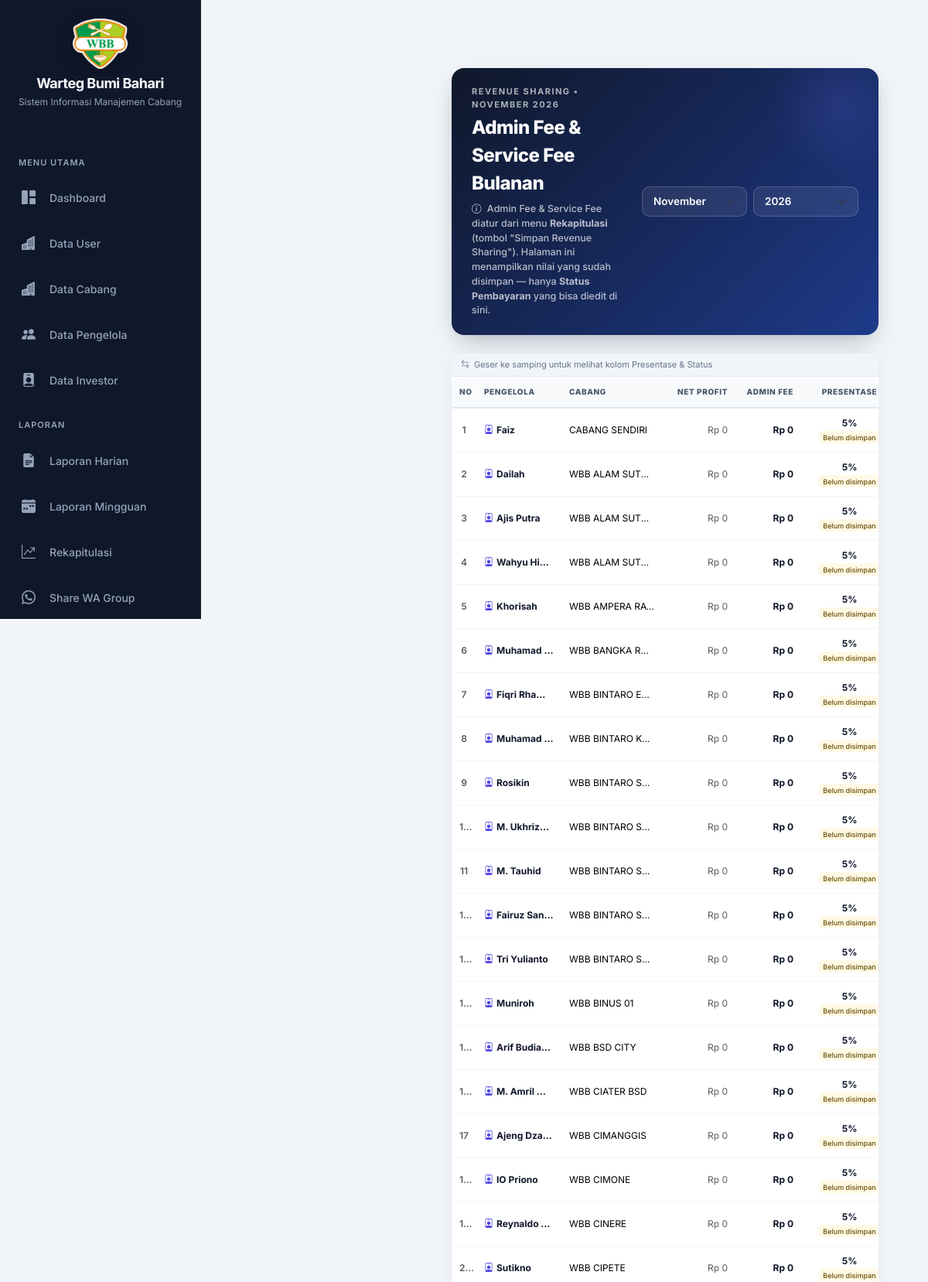
Page /admin_pusat/revenue_sharing.php (signed in, upper part) on the committed database.
### tables this page shows
CREATE TABLE `cabang` (
  `id_cabang` int(11) NOT NULL AUTO_INCREMENT,
  `id_wa_grup` int(11) DEFAULT NULL,
  `nama_cabang` varchar(100) DEFAULT NULL,
  `alamat` text DEFAULT NULL,
  `no_telp` varchar(20) NOT NULL,
  `nama_pengelola` varchar(20) NOT NULL,
  `no_rekening_cabang` varchar(50) DEFAULT NULL,
  `atas_nama_cabang` varchar(100) DEFAULT NULL,
  `tipe_outlet` enum('Small','Medium','Large','Extra Large') DEFAULT NULL,
  `nama_bank_cabang` varchar(50) DEFAULT NULL,
  `id_investor` int(11) DEFAULT NULL,
  PRIMARY KEY (`id_cabang`),
  KEY `id_investor` (`id_investor`),
  KEY `idx_cabang_wa_grup` (`id_wa_grup`),
  CONSTRAINT `cabang_ibfk_1` FOREIGN KEY (`id_investor`) REFERENCES `investor` (`id_investor`) ON DELETE SET NULL
);

### config/koneksi.php (called while the page is built, shortened)
<?php
if (!function_exists('h')) {
    function h($string): string
    {
        return htmlspecialchars((string) ($string ?? ''), ENT_QUOTES, 'UTF-8');
    }
}
if (!function_exists('nama_bulan_id')) {
    function nama_bulan_id(int $bulan): string
    {
        $nama = [
            1 => 'Januari', 2 => 'Februari', 3 => 'Maret', 4 => 'April',
            5 => 'Mei', 6 => 'Juni', 7 => 'Juli', 8 => 'Agustus',
            9 => 'September', 10 => 'Oktober', 11 => 'November', 12 => 'Desember',
        ];
        return $nama[$bulan] ?? '-';
    }
}
if (!function_exists('tahun_data_paling_lama')) {
    function tahun_data_paling_lama(mysqli $conn): int
    {
        static $tahun = null;
        if ($tahun === null) {
            $res = $conn->query("SELECT MIN(YEAR(tanggal)) AS th FROM laporan_cabang");
            $th = $res ? $res->fetch_assoc()['th'] : null;
            $tahun = $th ? (int) $th : ((int) date('Y') - 3);
        }
        return $tahun;
    }
}
if (!function_exists('anchor_periode')) {
    function anchor_periode(string $tgl_akhir_periode): string
    {
        $hari_ini = date('Y-m-d');
        return $tgl_akhir_periode < $hari_ini ? $tgl_akhir_periode : $hari_ini;
    }
}
if (!function_exists('pengelola_pada_tanggal')) {
    function pengelola_pada_tanggal(mysqli $conn, int $id_cabang, string $tanggal): string
    {
        $stmt = $conn->prepare("
            SELECT nama_pengelola FROM pengelola
            WHERE id_cabang = ? AND tgl_mulai <= ? AND (tgl_selesai IS NULL OR tgl_selesai >= ?)
            ORDER BY tgl_mulai DESC LIMIT 1
        ");
        $stmt->bind_param('iss', $id_cabang, $tanggal, $tanggal);
        $stmt->execute();
        $nama = $stmt->get_result()->fetch_assoc()['nama_pengelola'] ?? null;
        if ($nama) {
            return $nama;
        }
        $stmt = $conn->prepare('SELECT nama_pengelola FROM cabang WHERE id_cabang = ?');
        $stmt->bind_param('i', $id_cabang);
        $stmt->execute();
        $fallback = $stmt->get_result()->fetch_assoc()['nama_pengelola'] ?? null;
        return $fallback ?: '-';
    }
}

### admin_pusat/revenue_sharing.php (the view, shortened to what this page needs)
<?php
require '../config/koneksi.php';
include 'sidebar_pusat.php';
$sel_tahun = (int) ($_GET['tahun'] ?? date('Y'));
$sel_bulan = (int) ($_GET['bulan'] ?? date('n'));
$nama_periode = nama_bulan_id($sel_bulan) . ' ' . $sel_tahun;
$akhir_periode  = date('Y-m-t', strtotime("$sel_tahun-$sel_bulan-01"));
$periode_anchor = anchor_periode($akhir_periode);
$sql = "
    SELECT
        c.id_cabang,
        c.nama_cabang,
        COALESCE(SUM(l.net_profit), 0) AS net_profit,
        rs_sum.admin_fee_sum,
        rs_sum.nominal_service_fee_sum,
        COALESCE(rs_sum.jml_tersimpan, 0) AS jml_tersimpan,
        COALESCE(rs1.persen_service_fee, 5.00) AS persen_service_fee,
        COALESCE(rs1.status_pembayaran, 'pending') AS status_pembayaran
    FROM cabang c
    LEFT JOIN laporan_cabang l
        ON l.id_cabang = c.id_cabang
        AND YEAR(l.tanggal) = ? AND MONTH(l.tanggal) = ?
        AND l.status_laporan = 'lengkap'
    LEFT JOIN (
        SELECT id_cabang,
               SUM(admin_fee) AS admin_fee_sum,
               SUM(nominal_service_fee) AS nominal_service_fee_sum,
               COUNT(admin_fee) AS jml_tersimpan
        FROM revenue_sharing
        WHERE tahun = ? AND bulan = ?
        GROUP BY id_cabang
    ) rs_sum ON rs_sum.id_cabang = c.id_cabang
    LEFT JOIN revenue_sharing rs1
        ON rs1.id_cabang = c.id_cabang AND rs1.tahun = ? AND rs1.bulan = ? AND rs1.urutan_pengelola = 1
    GROUP BY c.id_cabang, c.nama_cabang, rs_sum.admin_fee_sum, rs_sum.nominal_service_fee_sum, rs_sum.jml_tersimpan, rs1.persen_service_fee, rs1.status_pembayaran
    ORDER BY c.nama_cabang ASC
";
$st = $conn->prepare($sql);
$st->bind_param('iiiiii', $sel_tahun, $sel_bulan, $sel_tahun, $sel_bulan, $sel_tahun, $sel_bulan);
$st->execute();
$rs_rows = $st->get_result()->fetch_all(MYSQLI_ASSOC);
$baris = [];
foreach ($rs_rows as $r) {
    $net_profit = (float) $r['net_profit'];
    $persen     = (float) $r['persen_service_fee'];
    $tersimpan  = ((int) $r['jml_tersimpan']) > 0;
    if ($tersimpan) {
        $admin_fee   = (float) $r['admin_fee_sum'];
        $service_fee = (float) $r['nominal_service_fee_sum'];
    } else {
        $admin_fee    = $net_profit > 0 ? $net_profit * 3 / 100 : 0;
        $laba_setelah = $net_profit - $admin_fee;
        $share_pgl    = $laba_setelah * 50 / 100;
        $service_fee  = $share_pgl * $persen / 100;
    }
    $baris[] = [
        'id_cabang'           => (int) $r['id_cabang'],
        'nama_cabang'         => $r['nama_cabang'],
        'nama_pengelola'      => pengelola_pada_tanggal($conn, (int) $r['id_cabang'], $periode_anchor),
        'net_profit'          => $net_profit,
        'admin_fee'           => $admin_fee,
        'persen_service_fee'  => $persen,
        'nominal_service_fee' => $service_fee,
        'status_pembayaran'   => $r['status_pembayaran'],
        'tersimpan'           => $tersimpan,
    ];
}
?>
<link href="https://cdn.jsdelivr.net/npm/bootstrap-icons@1.11.3/font/bootstrap-icons.css" rel="stylesheet">
<div class="content">
<div class="container-fluid py-4" style="padding-left: 0; padding-right: 0;">
    <div class="rs-hero mb-4">
        <div class="d-flex flex-column flex-lg-row justify-content-between align-items-start align-items-lg-center gap-3" style="position: relative; z-index: 1;">
            <div>
                <div class="eyebrow">Revenue Sharing &bull; <?= strtoupper($nama_periode) ?></div>
                <div class="title">Admin Fee &amp; Service Fee Bulanan</div>
                <div class="desc">
                    <i class="bi bi-info-circle me-1"></i>
                    Admin Fee &amp; Service Fee diatur dari menu <strong>Rekapitulasi</strong> (tombol "Simpan Revenue Sharing"). Halaman ini menampilkan nilai yang sudah disimpan — hanya <strong>Status Pembayaran</strong> yang bisa diedit di sini.
                </div>
            </div>
            <form method="GET" class="d-flex flex-wrap gap-2" style="min-width: 280px;">
                <select name="bulan" class="form-select form-select-filter" style="flex:1; min-width: 130px;" onchange="this.form.submit()">
                    <?php for ($m = 1; $m <= 12; $m++): ?>
                    <option value="<?= $m ?>" <?= $sel_bulan == $m ? 'selected' : '' ?>><?= nama_bulan_id($m) ?></option>
                    <?php endfor; ?>
                </select>
                <select name="tahun" class="form-select form-select-filter" style="flex:1; min-width: 100px;" onchange="this.form.submit()">
                    <?php for ($y = (int) date('Y') + 1; $y >= tahun_data_paling_lama($conn); $y--): ?>
                    <option value="<?= $y ?>" <?= $sel_tahun == $y ? 'selected' : '' ?>><?= $y ?></option>
                    <?php endfor; ?>
                </select>
            </form>
        </div>
    </div>
    <div class="card border-0 mb-4" style="border-radius: 14px; box-shadow: 0 4px 24px rgba(0,0,0,0.05);">
        <div class="rs-scroll-hint">
            <i class="bi bi-arrow-left-right"></i>
            Geser ke samping untuk melihat kolom Presentase &amp; Status
        </div>
        <div class="table-responsive" style="border-radius: 14px;">
            <table class="table rs-table align-middle mb-0" id="tabelRevenueSharing">
                <colgroup>
                    <col class="rs-col-no">
                    <col class="rs-col-pgl">
                    <col class="rs-col-cbg">
                    <col class="rs-col-np">
                    <col class="rs-col-af">
                    <col class="rs-col-prs">
                    <col class="rs-col-sf">
                    <col class="rs-col-stt">
                </colgroup>
                <thead>
                    <tr>
                        <th class="rs-col-no">No</th>
                        <th class="rs-col-pgl">Pengelola</th>
                        <th class="rs-col-cbg">Cabang</th>
                        <th class="rs-col-np">Net Profit</th>
                        <th class="rs-col-af">Admin Fee</th>
                        <th class="rs-col-prs">Presentase</th>
                    </tr>
                </thead>
                <tbody>
                    <?php if (empty($baris)): ?>
                    <tr>
                        <td colspan="8" class="text-center text-muted py-5">
                            <i class="bi bi-inbox fs-2 d-block mb-2 opacity-50"></i>
                            Belum ada data untuk periode ini.
                        </td>
                    </tr>
                    <?php else:
                        $no = 1;
                        foreach ($baris as $b):
                            $row_id = 'rs-row-' . $b['id_cabang'];
                    ?>
                    <tr id="<?= $row_id ?>"
                        data-id-cabang="<?= $b['id_cabang'] ?>"
                        data-tahun="<?= $sel_tahun ?>"
                        data-bulan="<?= $sel_bulan ?>">
                        <td class="rs-col-no text-muted fw-semibold" data-label="No"><?= $no++ ?></td>
                        <td class="rs-col-pgl fw-bold" style="color:#0f172a;" data-label="Pengelola" title="<?= h($b['nama_pengelola']) ?>">
                            <i class="bi bi-person-badge me-1" style="color:#4f46e5;"></i><?= h($b['nama_pengelola']) ?>
                        </td>
                        <td class="rs-col-cbg" data-label="Cabang" title="<?= h($b['nama_cabang']) ?>"><?= h($b['nama_cabang']) ?></td>
                        <td class="rs-col-np text-muted" data-label="Net Profit">Rp <?= number_format($b['net_profit'], 0, ',', '.') ?></td>
                        <td class="rs-col-af" data-label="Admin Fee" style="color:#0f172a;">Rp <?= number_format($b['admin_fee'], 0, ',', '.') ?></td>
                        <td class="rs-col-prs" data-label="Presentase">
                            <span class="fw-bold" style="color:#0f172a;"><?= rtrim(rtrim(number_format($b['persen_service_fee'], 2, ',', '.'), '0'), ',') ?>%</span>
                            <?php if (!$b['tersimpan']): ?>
                                <div><span class="badge bg-warning bg-opacity-10 text-warning-emphasis fw-medium" style="font-size: 9px;">Belum disimpan</span></div>
                            <?php endif; ?>
                        </td>
                    </tr>
                    <?php endforeach; endif; ?>
                </tbody>
            </table>
        </div>
    </div>
</div>
</div>

### admin_pusat/sidebar_pusat.php (style rules this page uses)
:root { --sidebar-bg: #0f172a; --sidebar-hover: rgba(59, 130, 246, 0.15); --sidebar-active: linear-gradient(90deg, #3b82f6 0%, #2563eb 100%); --text-muted: #94a3b8; --content-bg: #f8fafc; }
* { font-family: 'Inter', sans-serif; }
body { background: var(--content-bg); }
.content { margin-left: 260px; padding: 32px; min-height: 100vh; transition: all 0.3s ease; }

### admin_pusat/revenue_sharing.php (style rules this page uses)
body { font-family: 'Plus Jakarta Sans', -apple-system, BlinkMacSystemFont, sans-serif; background-color: #f1f5f9; color: #0f172a; }
.rs-hero { background: linear-gradient(135deg, #0f172a 0%, #1e3a8a 100%); color: #fff; border-radius: 16px; padding: 22px 26px; box-shadow: 0 12px 32px -10px rgba(15, 23, 42, .35); position: relative; overflow: hidden; }
.rs-hero::before { content: ""; position: absolute; top: -40px; right: -40px; width: 180px; height: 180px; border-radius: 50%; background: radial-gradient(circle, rgba(99,102,241,.18) 0%, transparent 70%); }
.rs-hero .eyebrow { font-size: 11px; letter-spacing: 1.5px; text-transform: uppercase; color: rgba(255,255,255,.65); font-weight: 700; }
.rs-hero .title { font-size: 24px; font-weight: 800; letter-spacing: -.5px; margin-top: 4px; }
.rs-hero .desc { font-size: 12.5px; color: rgba(255,255,255,.7); font-weight: 500; margin-top: 6px; max-width: 600px; }
.form-select-filter { border-radius: 10px; border: 1px solid rgba(255,255,255,.18); padding: 8px 14px; font-size: 13.5px; font-weight: 600; color: #fff; background-color: rgba(255,255,255,.08); backdrop-filter: blur(4px); }
.form-select-filter option { color: #0f172a; background: #fff; }
.rs-table { table-layout: fixed; border-collapse: separate; border-spacing: 0; width: 100%; max-width: 100%; }
.rs-table thead th { background: #f8fafc !important; color: #475569 !important; font-size: 10px !important; text-transform: uppercase; letter-spacing: 0.6px; font-weight: 800; padding: 12px 10px !important; border-bottom: 2px solid #e2e8f0 !important; white-space: nowrap; position: sticky; top: 0; z-index: 2; }
.rs-table tbody td { padding: 10px !important; border-bottom: 1px solid #f1f5f9 !important; font-size: 12px !important; vertical-align: middle; white-space: nowrap; overflow: hidden; text-overflow: ellipsis; }
.rs-col-no { width: 32px; text-align: center; }
.rs-col-pgl { width: 110px; }
.rs-col-cbg { width: 130px; }
.rs-col-np { width: 95px; text-align: right; }
.rs-col-af { width: 85px; text-align: right; font-weight: 700; }
.rs-col-prs { width: 125px; text-align: center; }
.rs-scroll-hint { display: none; font-size: 11px; color: #64748b; padding: 6px 12px; background: #f1f5f9; border-bottom: 1px solid #e2e8f0; align-items: center; gap: 6px; }
@media (min-width: 768px) and (max-width: 1279.98px) { .rs-scroll-hint { display: flex; } }

### rows in the picture
cabang: nama_pengelola "Faiz", nama_cabang "CABANG SENDIRI", net_profit "0", admin_fee "0", persen_service_fee "5"
cabang: nama_pengelola "Dailah", nama_cabang "WBB ALAM SUT…", net_profit "0", admin_fee "0", persen_service_fee "5"
cabang: nama_pengelola "Ajis Putra", nama_cabang "WBB ALAM SUT…", net_profit "0", admin_fee "0", persen_service_fee "5"
cabang: nama_pengelola "Wahyu Hi…", nama_cabang "WBB ALAM SUT…", net_profit "0", admin_fee "0", persen_service_fee "5"
cabang: nama_pengelola "Khorisah", nama_cabang "WBB AMPERA RA…", net_profit "0", admin_fee "0", persen_service_fee "5"
cabang: nama_pengelola "Muhamad…", nama_cabang "WBB BANGKA R…", net_profit "0", admin_fee "0", persen_service_fee "5"
cabang: nama_pengelola "Fiqri Rha…", nama_cabang "WBB BINTARO E…", net_profit "0", admin_fee "0", persen_service_fee "5"
cabang: nama_pengelola "Muhamad…", nama_cabang "WBB BINTARO K…", net_profit "0", admin_fee "0", persen_service_fee "5"
cabang: nama_pengelola "Rosikin", nama_cabang "WBB BINTARO S…", net_profit "0", admin_fee "0", persen_service_fee "5"
cabang: nama_pengelola "M. Ukhriz…", nama_cabang "WBB BINTARO S…", net_profit "0", admin_fee "0", persen_service_fee "5"
cabang: nama_pengelola "M. Tauhid", nama_cabang "WBB BINTARO S…", net_profit "0", admin_fee "0", persen_service_fee "5"
cabang: nama_pengelola "Fairuz San…", nama_cabang "WBB BINTARO S…", net_profit "0", admin_fee "0", persen_service_fee "5"
cabang: nama_pengelola "Tri Yulianto", nama_cabang "WBB BINTARO S…", net_profit "0", admin_fee "0", persen_service_fee "5"
cabang: nama_pengelola "Muniroh", nama_cabang "WBB BINUS 01", net_profit "0", admin_fee "0", persen_service_fee "5"
cabang: nama_pengelola "Arif Budia…", nama_cabang "WBB BSD CITY", net_profit "0", admin_fee "0", persen_service_fee "5"
cabang: nama_pengelola "M. Amril…", nama_cabang "WBB CIATER BSD", net_profit "0", admin_fee "0", persen_service_fee "5"
cabang: nama_pengelola "Ajeng Dza…", nama_cabang "WBB CIMANGGIS", net_profit "0", admin_fee "0", persen_service_fee "5"
cabang: nama_pengelola "IO Priono", nama_cabang "WBB CIMONE", net_profit "0", admin_fee "0", persen_service_fee "5"
cabang: nama_pengelola "Reynaldo…", nama_cabang "WBB CINERE", net_profit "0", admin_fee "0", persen_service_fee "5"
cabang: nama_pengelola "Sutikno", nama_cabang "WBB CIPETE", net_profit "0", admin_fee "0", persen_service_fee "5"

### other values in the picture
$nama_periode "NOVEMBER 2026"
form field bulan "November"
form field tahun "2026"
